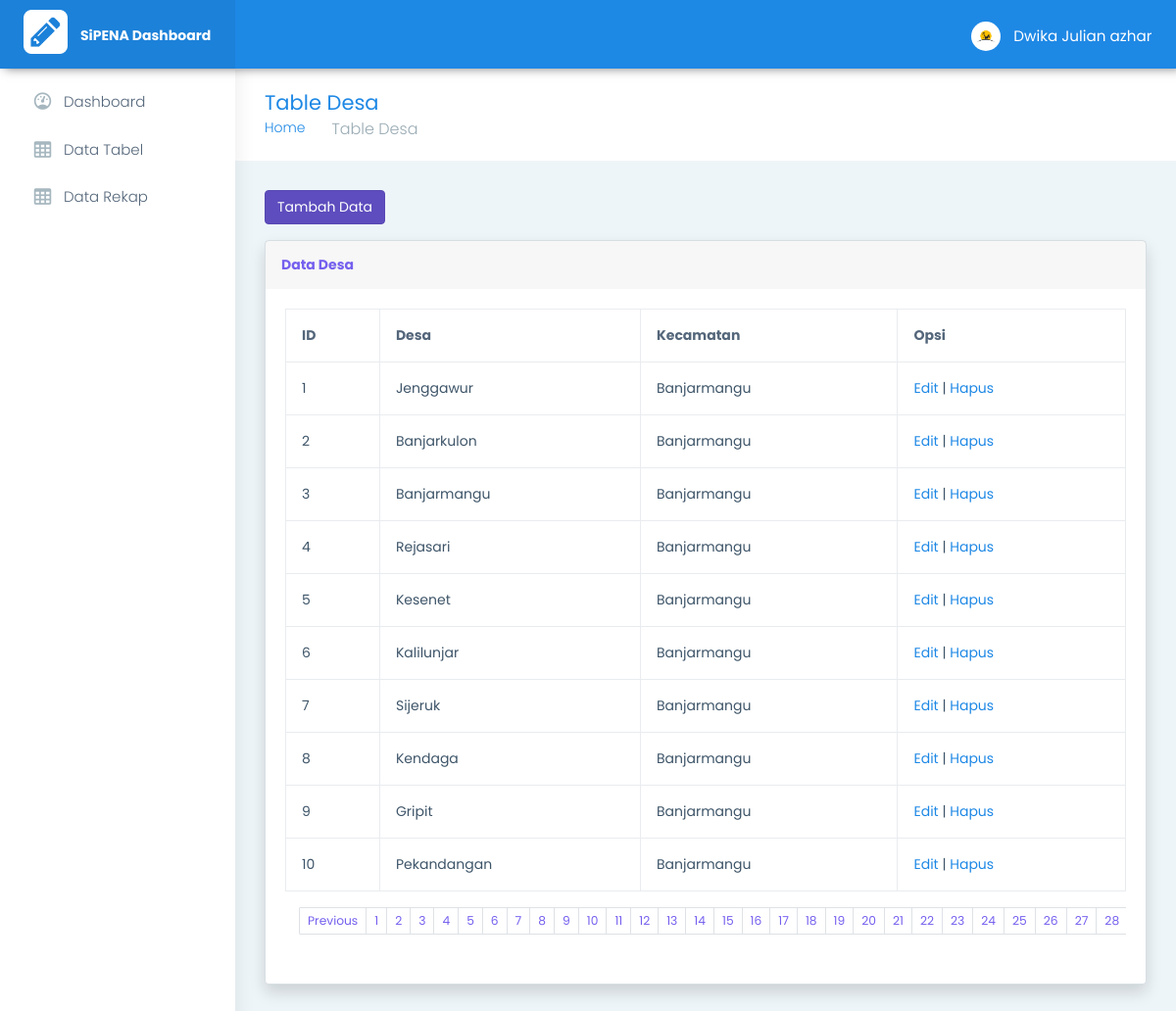
The page /pages-desa.php (signed in) on the database its author committed.
### tables this page shows
CREATE TABLE `desa_detail`  (
  `id_desa_detail` int(11) NOT NULL AUTO_INCREMENT,
  `desa` varchar(255) NULL DEFAULT NULL,
  `id_kec_detail` int(11) NULL DEFAULT NULL,
  PRIMARY KEY (`id_desa_detail`) USING BTREE,
  INDEX `des_kec`(`id_kec_detail`) USING BTREE,
  CONSTRAINT `des_kec` FOREIGN KEY (`id_kec_detail`) REFERENCES `kec_detail` (`id_kec_detail`) ON DELETE CASCADE ON UPDATE CASCADE
);

CREATE TABLE `kec_detail`  (
  `id_kec_detail` int(11) NOT NULL AUTO_INCREMENT,
  `kecamatan` varchar(255) NULL DEFAULT NULL,
  PRIMARY KEY (`id_kec_detail`) USING BTREE,
  INDEX `kecamatan`(`kecamatan`) USING BTREE
);

### html/pages-desa.php (the view, shortened to what this page needs)
<!DOCTYPE html>
<html dir="ltr" lang="en">
<head>
    <link href="../assets/plugins/chartist-js/dist/chartist.min.css" rel="stylesheet">
    <link href="../assets/plugins/chartist-js/dist/chartist-init.css" rel="stylesheet">
    <link href="../assets/plugins/chartist-plugin-tooltip-master/dist/chartist-plugin-tooltip.css" rel="stylesheet">
    <link href="../assets/plugins/c3-master/c3.min.css" rel="stylesheet">
    <link href="css/style.min.css" rel="stylesheet">
</head>
<body>
    <div id="main-wrapper" data-layout="vertical" data-navbarbg="skin5" data-sidebartype="full" data-sidebar-position="absolute" data-header-position="absolute" data-boxed-layout="full">
        <header class="topbar" data-navbarbg="skin6">
            <nav class="navbar top-navbar navbar-expand-md navbar-dark">
                <div class="navbar-header" data-logobg="skin6">
                    <a class="navbar-brand ms-4" href="home.php">
                        <b class="logo-icon">
                            <img src="img/logo1.png" class="me-2 figure-img img-fluid rounded" width="45" height="45">
                        </b>
                        <span class="logo-text">
                            <span class="mr-3 d-none d-lg-inline text-gray-600 small" style="font-weight:bold">SiPENA Dashboard
                            </span>
                        </span>
                    </a>
                </div>
                <div class="navbar-collapse collapse" id="navbarSupportedContent" data-navbarbg="skin5">
                    <ul class="navbar-nav me-auto mt-md-0 ">
                        <li class="nav-item search-box">
                            <a class="nav-link text-muted" href="javascript:void(0)"><i class="ti-search"></i></a>
                        </li>
                    </ul>
                    <ul class="navbar-nav">
                        <li class="nav-item dropdown">
                            <a class="nav-link dropdown-toggle text-muted waves-effect waves-dark" href="#" id="navbarDropdown" role="button" data-bs-toggle="dropdown" aria-expanded="false">
                                <img class="profile-pic me-2" src="../html/img/user/<?php echo $_SESSION['image']; ?>" />
                                <span class="mr-2 d-none d-lg-inline text-gray-600 small"><?php echo $_SESSION['nama']; ?></span>
                            </a>
                        </li>
                    </ul>
                </div>
            </nav>
        </header>
        <aside class="left-sidebar" data-sidebarbg="skin6">
            <div class="scroll-sidebar">
                <nav class="sidebar-nav">
                    <ul id="sidebarnav">
                        <li class="sidebar-item"> <a class="sidebar-link waves-effect waves-dark sidebar-link" href="home.php" aria-expanded="false"><i class="mdi me-2 mdi-gauge"></i><span class="hide-menu">Dashboard</span></a></li>
                        <li class="sidebar-item"> <a class="sidebar-link waves-effect waves-dark sidebar-link" href="pages-data-table.php" aria-expanded="false"><i class="mdi me-2 mdi-table-large"></i><span class="hide-menu">Data Tabel</span></a></li>
                        <li class="sidebar-item"> <a class="sidebar-link waves-effect waves-dark sidebar-link" href="pages-data-rekap.php" aria-expanded="false"><i class="mdi me-2 mdi-table-large"></i><span class="hide-menu">Data Rekap</span></a></li>
                    </ul>
                </nav>
            </div>
        </aside>
        <div class="page-wrapper">
            <div class="page-breadcrumb">
                <div class="row align-items-center">
                    <div class="col-md-6 col-8 align-self-center">
                        <h3 class="page-title mb-0 p-0">Table Desa</h3>
                        <div class="d-flex align-items-center">
                            <nav aria-label="breadcrumb">
                                <ol class="breadcrumb">
                                    <li class="breadcrumb-item"><a href="home.php">Home</a></li>
                                    <li class="breadcrumb-item active" aria-current="page">Table Desa</li>
                                </ol>
                            </nav>
                        </div>
                    </div>
                </div>
            </div>
            <div class="container-fluid">
                <?php include 'conn.php'; ?>
                <a href="#" data-bs-toggle="modal" data-bs-target="#modal" class="btn btn-primary btn-ms active" role="button" aria-pressed="true">Tambah Data</a>
                <div class="card shadow mb-4">
                    <div class="card-header py-3">
                        <h6 class="m-0 font-weight-bold text-primary">Data Desa</h6>
                    </div>
                    <div class="card-body">
                        <div class="table-responsive">
                            <table class="table table-bordered" id="dataTable" width="100%" cellspacing="0">
                                <thead>
                                    <th>ID</th>
                                    <th>Desa</th>
                                    <th>Kecamatan</th>
                                    <th>Opsi</th>
                                </thead>
                                <?php
                                $halaman = 10;
                                $page = isset($_GET["halaman"]) ? (int)$_GET["halaman"] : 1;
                                $mulai = ($page > 1) ? ($page * $halaman) - $halaman : 0;
                                $previous = $page - 1;
                                $result = mysqli_query($conn, "SELECT * FROM desa_detail");
                                $total = mysqli_num_rows($result);
                                $pages = ceil($total / $halaman);
                                $sql = mysqli_query($conn, "SELECT * FROM desa_detail
                                JOIN kec_detail ON desa_detail.id_kec_detail = kec_detail.id_kec_detail LIMIT $mulai, $halaman ");
                                $no = $mulai + 1;
                                while ($row = mysqli_fetch_array($sql)) {
                                ?>
                                    <tbody>
                                        <td><?php echo $no++; ?></td>
                                        <td><?php echo $row['desa']; ?></td>
                                        <td><?php echo $row['kecamatan']; ?></td>
                                        <td>
                                            <a href="#" data-bs-toggle="modal" data-bs-target="#edit<?php echo $row['id_desa_detail']; ?>">Edit</a> |
                                            <a href="#" data-bs-toggle="modal" data-bs-target="#hapus<?php echo $row['id_desa_detail']; ?>">Hapus</a>
                                        </td>
                                    </tbody>
                                <?php } ?>
                            </table>
                            <nav>
                                <ul class="pagination pagination-sm">
                                    <li class="page-item">
                                        <a class="page-link" <?php if ($page > 1) {
                                                                    echo "href='?halaman=$previous'";
                                                                } ?>>Previous</a>
                                    </li>
                                    <?php
                                    for ($x = 1; $x <= $pages; $x++) {
                                    ?>
                                        <li class="page-item"><a class="page-link" href="?halaman=<?php echo $x ?>"><?php echo $x; ?></a></li>
                                    <?php
                                    }
                                    ?>
                                </ul>
                            </nav>
                        </div>
                    </div>
                </div>
            </div>
        </div>
    </div>
</body>
</html>

### rows shown on the page
desa_detail: desa "Jenggawur", id_kec_detail.kecamatan "Banjarmangu"
desa_detail: desa "Banjarkulon", id_kec_detail.kecamatan "Banjarmangu"
desa_detail: desa "Banjarmangu", id_kec_detail.kecamatan "Banjarmangu"
desa_detail: desa "Rejasari", id_kec_detail.kecamatan "Banjarmangu"
desa_detail: desa "Kesenet", id_kec_detail.kecamatan "Banjarmangu"
desa_detail: desa "Kalilunjar", id_kec_detail.kecamatan "Banjarmangu"
desa_detail: desa "Sijeruk", id_kec_detail.kecamatan "Banjarmangu"
desa_detail: desa "Kendaga", id_kec_detail.kecamatan "Banjarmangu"
desa_detail: desa "Gripit", id_kec_detail.kecamatan "Banjarmangu"
desa_detail: desa "Pekandangan", id_kec_detail.kecamatan "Banjarmangu"

### other values the page prints
$_SESSION['nama'] "Dwika Julian azhar"
